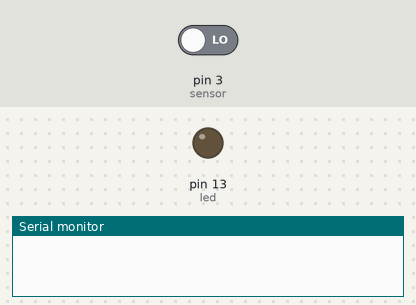
Recording of a sketch running on a simulated Arduino Uno, built with avr-gcc and run on an emulated ATmega328P. Shown: output pins drawn as LEDs (lit = HIGH), the last lines printed to the serial monitor. The test bench sets the inputs (shaded band); at power-on: pin 3 (sensor) LOW.

Above: at 1.2 s.
1.3 s: pin 3 (sensor) driven HIGH
At 2.4 s:
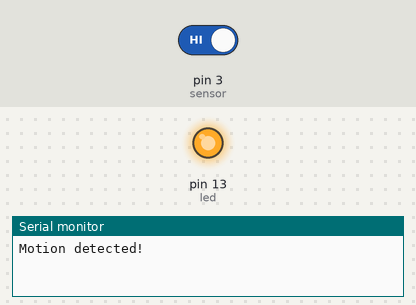
2.9 s: pin 3 (sensor) driven LOW
At 3.6 s:
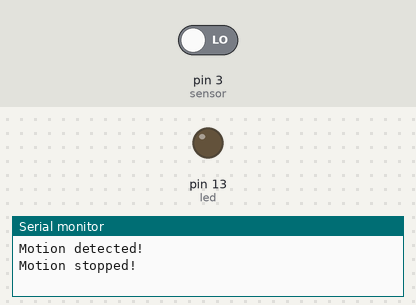
Timing chart, 0 to 5.9 s (numbered marks = the images above; inputs shaded):
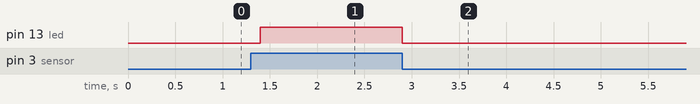

Measured:
- after the input at 1.3 s, pin 13 (led): LOW → HIGH after 0.10 s
- after the input at 2.9 s, pin 13 (led): HIGH → LOW at once

The sketch:

PIR_sensor.ino
```cpp
int led = 13;                // the LED pin is attached to pin 13
int sensor = 3;              // the pin that the sensor is attached to is pin 3
int state = LOW;             // by default, no motion detected
int val = 0;                 // variable to store the sensor status (value) = 0

void setup() { //Initlization
  pinMode(led, OUTPUT);      // initalize LED as an output
  pinMode(sensor, INPUT);    // initialize sensor as an input
  Serial.begin(9600);        // initialize serial for Serial Monitor
}

void loop(){
  val = digitalRead(sensor);   // read sensor value
  if (val == HIGH) {           // check if the sensor is HIGH
    digitalWrite(led, HIGH);   // turn LED ON
    delay(100);                // delay 100 milliseconds

    if (state == LOW) { //condition is if the state is low it runs this code or it does something else (else)
      Serial.println("Motion detected!");  //Writes Motion Detected in Serial Monitor
      state = HIGH;       // update variable state to HIGH
    }
  }
  else {   //else statement
      digitalWrite(led, LOW); // turn The LED OFF
      delay(200);             // delay 200 milliseconds

      if (state == HIGH){
        Serial.println("Motion stopped!"); //Writes No Motion Detected in Serial Monitor
        state = LOW;       // update variable state to LOW
    }
  }
}
```
